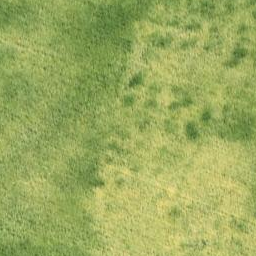
#> input picture MSUUS-master/AUVSI-SUAS_Competition_Code/image_classification/grass_images/Grass5.png, 256 x 256 px
$ python -i image_gen.py   (imports and definitions only)   (older library calls are emulated)
#> lines starting #> are read from the running program, lines starting #| are printed output that depends on the picture; pictures that were not available may be replaced by others from this repository, and a replacement may not be noted
from PIL import Image
from PIL import ImageDraw
from PIL import ImageFont
from PIL import ImageFilter
import random
import webcolors
import math
import os

# A target class
# No methods
# Just a holder for variables
class target():
	def __init__(self, path, letter, letter_color, shape, shape_color, image, label):
		self.path = path
		self.letter = letter
		self.letter_color = letter_color
		self.shape = shape
		self.shape_color = shape_color
		self.label = label
		self.image = image

# Changes black to the specified color
def replace_color(image_path, color):
	img = Image.open(image_path).convert('RGB')
	#pixdata is the 2d list for image
	pixdata = img.load()
	# Loop to loop through the image?
	for y in range(img.size[1]):
		for x in range(img.size[0]):
			if pixdata[x, y] == (0,0,0):
				pixdata[x, y] = webcolors.name_to_rgb(color)

	return img

# Used to generate testing images
# Eventually going to have to be adjusted to hold the orientation parameter, but it's nested into a few other
# files, so I'm holding off for now
# Expected values for requested_orientation: 'N', 'E', 'S', 'W'
#def generate_image(requested_letter = None, requested_shape = None, requested_letter_color = None,
#				   requested_shape_color = None, requested_label = None, return_type = "target"):
def generate_image(requested_letter=None, requested_shape=None, requested_letter_color=None,
				   requested_shape_color=None, requested_label=None, requested_orientation=None, file_save=True, save_path=None, return_type="target"):
	#----------------------------------------------------------------
	# Set up our lists of different letters, shapes, colors, and orientations
#> called with file_save = True, return_type = 'target'
	letter_list = ['A', 'B', 'C', 'D', 'E', 'F', 'G', 'H', 'I', 'J', 'K', 'L', 'M', 'N', 'O', 'P', 'Q', 'R', 'S', 'T', 'U', 'V', 'W', 'X', 'Y', 'Z']
	shape_list = ['Circle', 'Semicircle', 'Quartercircle', 'Triangle', 'Square', 'Rectangle', 'Trapezoid', 'Pentagon', 'Hexagon',
'Heptagon', 'Octagon', 'Star', 'Cross']
	color_list = ['White', 'Black', 'Gray', 'Red', 'Blue', 'Green', 'Yellow', 'Purple', 'Brown', 'Orange']
	orient_list = ['N', 'E', 'S', 'W']
	#----------------------------------------------------------------


	#----------------------------------------------------------------
	# This code block is for setting up the random images
	if (requested_letter == None):
		letter = letter_list[random.randrange(0,26)]
	else:
		letter = requested_letter

	if (requested_shape == None):
		shape_index = random.randrange(0,13)
		shape = shape_list[shape_index]
	else:
		shape = requested_shape

	if (requested_letter_color == None):
		letter_color_temp = random.randrange(0,10)
		letter_color = color_list[letter_color_temp]
	else:
		letter_color = requested_letter_color
		letter_color_temp = color_list.index(letter_color)

	if (requested_shape_color == None):
		shape_color_temp = random.randrange(0,10)
		while (shape_color_temp == letter_color_temp):
			shape_color_temp = random.randrange(0,10)
		shape_color = color_list[shape_color_temp]
	else:
		shape_color = requested_shape_color

	# Gives the 'label' variable an initial value
	if (requested_label == None):
		label = None

	orientation = None
	rand_rot = random.randint(0,359)
	orientation_index = -1
	orientation_list = ['N', 'W', 'S', 'E']

	if (requested_orientation == None):
		# Randomize the orientation
		# Pulling rotation into a variable

		# Save the rotation to 'orientation'
		# Rotation works on counter-clockwise
		if rand_rot <= 44 or rand_rot >= 315:
			orientation_index = 0

		elif rand_rot >= 45 and rand_rot < 135:
			orientation_index = 1
		elif rand_rot >= 135 and rand_rot < 225:
			orientation_index = 2
		elif rand_rot >= 225 and rand_rot < 315:
			orientation_index = 3
		orientation = orientation_list[orientation_index]

	elif (requested_orientation == 'N'):
		while (rand_rot < 315 and rand_rot > 45):
			rand_rot = random.randint(0,359)
	elif (requested_orientation == 'W'):
		rand_rot = random.randint(45,135)
	elif (requested_orientation == 'S'):
		rand_rot = random.randint(135,225)
	elif (requested_orientation == 'E'):
		rand_rot = random.randint(225,359)

	if orientation == None:
		orientation = requested_orientation
	#----------------------------------------------------------------

	# Loads up a random background from grass samples
	background_path = 'grass_images/Grass'+str(random.randint(1,7))+'.png'

	# Loading from random shape pngs
	shape_path = 'shapes/' + shape + '_' + str(random.randint(1,2)) + '.png'

	#----------------------------------------------------------------
	# Not sure exactly what this block of code does
	composite = Image.open(background_path)
#> composite is the input picture: PIL image 256x256 RGBA; mean R, G, B, A 155.2, 170.9, 94.8, 255
	shape_temp = Image.open(shape_path)
	shape_temp2 = shape_temp.copy()

	shape_temp2.paste(shape_temp, mask=shape_temp)
	#----------------------------------------------------------------

	#----------------------------------------------------------------
	# Applies some filters to the image
	shape_temp2 = shape_temp2.filter(ImageFilter.EDGE_ENHANCE)
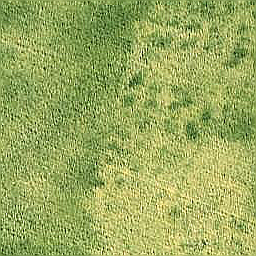
#> shape_temp2: PIL image 256x256 RGBA; mean R, G, B, A 155.3, 170.8, 95.4, 255
	shape_temp2 = shape_temp2.filter(ImageFilter.GaussianBlur(3))
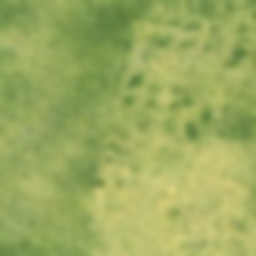
#> shape_temp2: PIL image 256x256 RGBA; mean R, G, B, A 155.3, 170.8, 95.4, 255

	# Not sure exactly what this block of code does
	shape_temp2.paste(replace_color(shape_path, shape_color), mask=shape_temp)
	composite.paste(shape_temp2, (64,64), shape_temp)
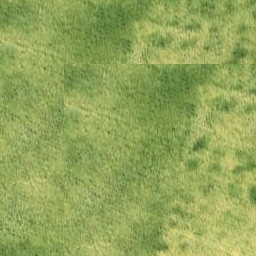
#> composite: PIL image 256x256 RGBA; mean R, G, B, A 145.6, 164.9, 90.2, 255
	temp = ImageDraw.Draw(composite)


	## Randomize font - STILL NEEDS WORK
	# Need to find some .tff fonts
	rand_font = random.randint(0, 3)
	x = -1	# Just a bs spaceholder variable
	# Currently only selects
	if rand_font == 0:
		x = 0
		#font = ImageFont.truetype("popularstd.otf", 62)
	elif rand_font == 1:
		x = 1
	elif rand_font == 2:
		x = 2
	else:
		x = 3

	font = ImageFont.truetype("arial.ttf", 62)	# This line is going to get nested into the if/elif structure eventually


	W, H = 256, 256
	w, h = temp.textsize(letter)
#> w = 9; h = 10
	temp.text((108, 99),letter,letter_color,font=font)


	composite = composite.rotate(rand_rot)
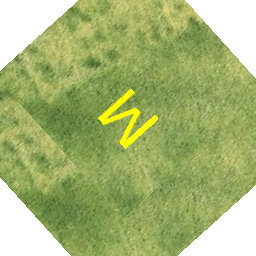
#> composite: PIL image 256x256 RGBA; mean R, G, B, A 121.5, 137.3, 73.2, 211.4; transparent parts drawn white
	scalex = random.randint(-5,5)
	scaley = random.randint(-5,5)
	scale = random.randint(-27,27)
	composite = composite.resize((256+scalex+scale,256+scaley+scale), Image.ANTIALIAS)
#> composite: PIL image 250x253 RGBA
	composite = composite.crop((32+math.floor(scalex+scale), 32+math.floor(scaley+scale), 224+math.floor(scalex+scale), 224+math.floor(scaley+scale)))
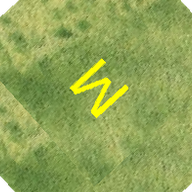
#> composite: PIL image 192x192 RGBA; mean R, G, B, A 142.6, 162.6, 85.1, 252.2; transparent parts drawn white
	composite = composite.resize((80,80), Image.ANTIALIAS)
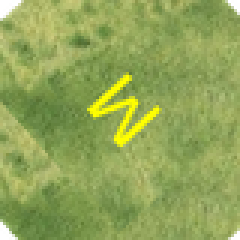
#> composite: PIL image 80x80 RGBA (shown 3 times larger); mean R, G, B, A 143, 163.1, 85.4, 252.2; transparent parts drawn white
	randx = random.randint(4,12)
	randy = random.randint(4,12)
	composite = composite.crop((randx, randy, randx+64, randy+64))
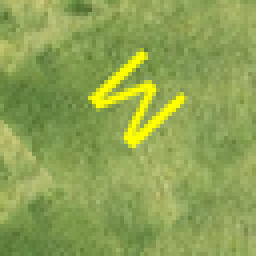
#> composite: PIL image 64x64 RGBA (shown 4 times larger); mean R, G, B, A 141.6, 162.7, 82.9, 255

	# Here is the distortion, can probably pull into variable and randomize and
	composite = composite.filter(ImageFilter.GaussianBlur(0.5))

	#----------------------------------------------------------------
	image = composite.convert("RGB")
	# Looks like the OS side of outputing ## THIS WILL EXECUTE WHEN TRAINING NETWORKS, I DON'T THINK THAT'S NECESSARY
	if file_save == True:
		directory = 'composites/shapes/'+shape_list[shape_index].lower()
		if save_path:
			directory = save_path
		if not os.path.exists(directory):
			os.makedirs(directory)
		composite_path = letter_color + "_" + letter + "_" + shape_color + "_" + shape + "_" + orientation + ".jpg"
		image.save(directory + '/' + composite_path)
		# composite.save(directory+'/'+ composite_path)
		with open(directory + '/orientation.txt', 'a') as f:
			f.write(directory + composite_path + " " + str(orientation_index) + '\n')
		with open(directory + '/letter.txt', 'a') as f:
			f.write(directory + composite_path + " " + str(letter_list.index(letter)) + '\n')
		with open(directory + '/lettercolor.txt', 'a') as f:
			f.write(directory + composite_path + " " + str(color_list.index(letter_color)) + '\n')
		with open(directory + '/shape.txt', 'a') as f:
			f.write(directory + composite_path + " " + str(shape_index) + '\n')
		with open(directory + '/shapecolor.txt', 'a') as f:
			f.write(directory + composite_path + " " + str(color_list.index(shape_color)) + '\n')


	#image = composite.convert("RGBA")

	#----------------------------------------------------------------


	#----------------------------------------------------------------
	# Looks like the ability to change out what output to output
	if (return_type == "target"):
		return target(composite_path, letter, letter_color, shape, shape_color, image, label)
	elif (return_type == "set"):
		return image
	elif (return_type == "shape"):
		label = shape_list.index(shape)
		return image, label
	elif (return_type == "letter"):
		label = letter_list.index(letter)
		return image, label

>>> result = generate_image()

$ run again, on MSUUS-master/AUVSI-SUAS_Competition_Code/image_classification/grass_images/Grass6.png
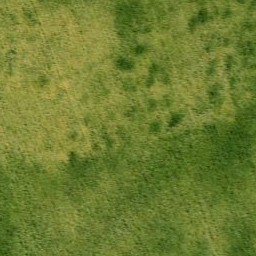
#> input picture MSUUS-master/AUVSI-SUAS_Competition_Code/image_classification/grass_images/Grass6.png, 256 x 256 px, given in place of Grass5.png, which was not available
#> in generate_image, composite is the input picture: PIL image 256x256 RGBA; mean R, G, B, A 109.4, 125.1, 49, 255
#> in generate_image, `composite.paste(shape_temp2, (64,64), shape_temp)`:
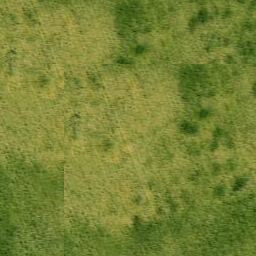
#> composite: PIL image 256x256 RGBA; mean R, G, B, A 118.5, 130.5, 52.9, 255
#> w = 9; h = 10
#> in generate_image, `composite = composite.crop((randx, randy, randx+64, randy+64))`:
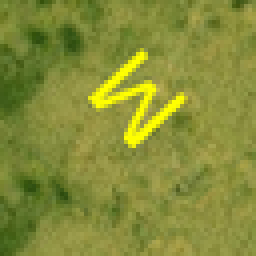
#> composite: PIL image 64x64 RGBA (shown 4 times larger); mean R, G, B, A 133.3, 140.8, 55.7, 255

$ run again, on MSUUS-master/AUVSI-SUAS_Competition_Code/image_classification/grass_images/Grass7.png
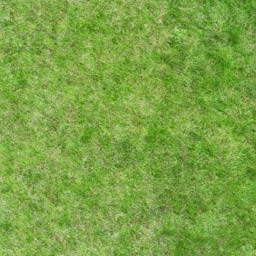
#> input picture MSUUS-master/AUVSI-SUAS_Competition_Code/image_classification/grass_images/Grass7.png, 256 x 256 px, given in place of Grass5.png, which was not available
#> in generate_image, composite is the input picture: PIL image 256x256 RGBA; mean R, G, B, A 123.8, 162.3, 68.7, 255
#> in generate_image, `composite.paste(shape_temp2, (64,64), shape_temp)`:
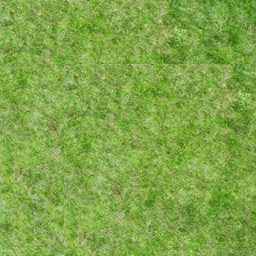
#> composite: PIL image 256x256 RGBA; mean R, G, B, A 127.6, 164.9, 71.4, 255
#> w = 9; h = 10
#> in generate_image, `composite = composite.crop((randx, randy, randx+64, randy+64))`:
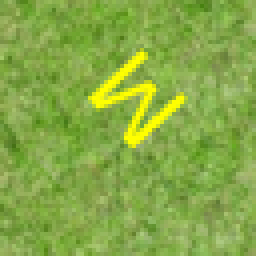
#> composite: PIL image 64x64 RGBA (shown 4 times larger); mean R, G, B, A 134.4, 169.6, 69.8, 255
